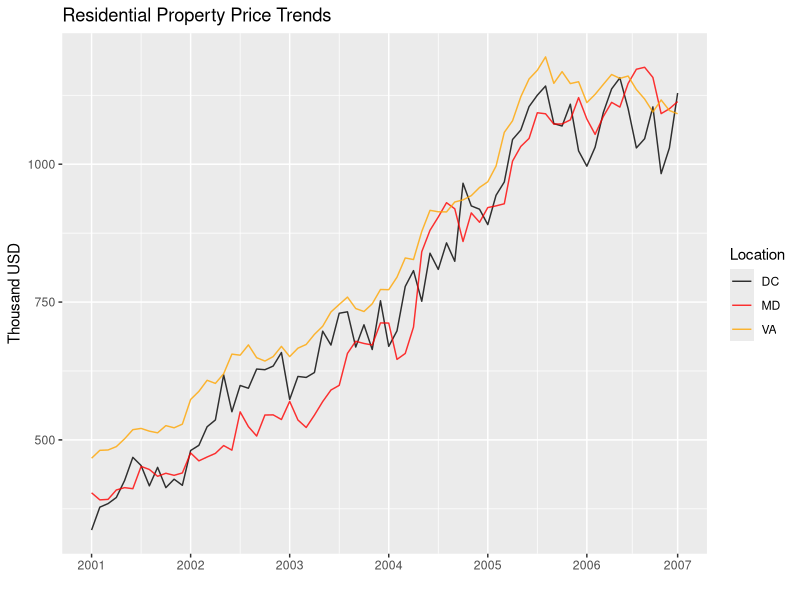

Generate this figure with R:
################################################################################
#
#                     Plot Residential Property Price Trends
#
################################################################################
library(ggplot2)

statebymonth <- read.csv("DCLead_StataCoefs.csv")
statebymonth$state[grepl('DC*', statebymonth$Var)] <- 'DC' 
statebymonth$state[grepl('MD*', statebymonth$Var)] <- 'MD' 
statebymonth$state[grepl('VA*', statebymonth$Var)] <- 'VA' 

statebymonth$month[statebymonth$state=='DC'] <- seq(1,6*12)
statebymonth$month[statebymonth$state=='MD'] <- seq(1,6*12)
statebymonth$month[statebymonth$state=='VA'] <- seq(1,6*12)
statebymonth$year[statebymonth$month<13] <- 2001
statebymonth$year[statebymonth$month>=13 & statebymonth$month<25] <- 2002
statebymonth$year[statebymonth$month>=25 & statebymonth$month<37] <- 2003
statebymonth$year[statebymonth$month>=37 & statebymonth$month<49] <- 2004
statebymonth$year[statebymonth$month>=49 & statebymonth$month<61] <- 2005
statebymonth$year[statebymonth$month>=61] <- 2006

table(statebymonth$year) # Confirmation, years have been assigned correctly!

ggplot(statebymonth) + geom_line(aes(x=month, y=exp(Coef.), colour=state), alpha=.8) +
  scale_colour_manual(values=c("black","red","orange"), name='Location') +
  ggtitle('Residential Property Price Trends') +
  ylab("Thousand USD") +
  xlab("") +
  scale_x_continuous(breaks=c(1,13,25, 37, 49, 61, 72),
                     labels=c(2001, 2002, 2003, 2004, 2005, 2006, 2007))



